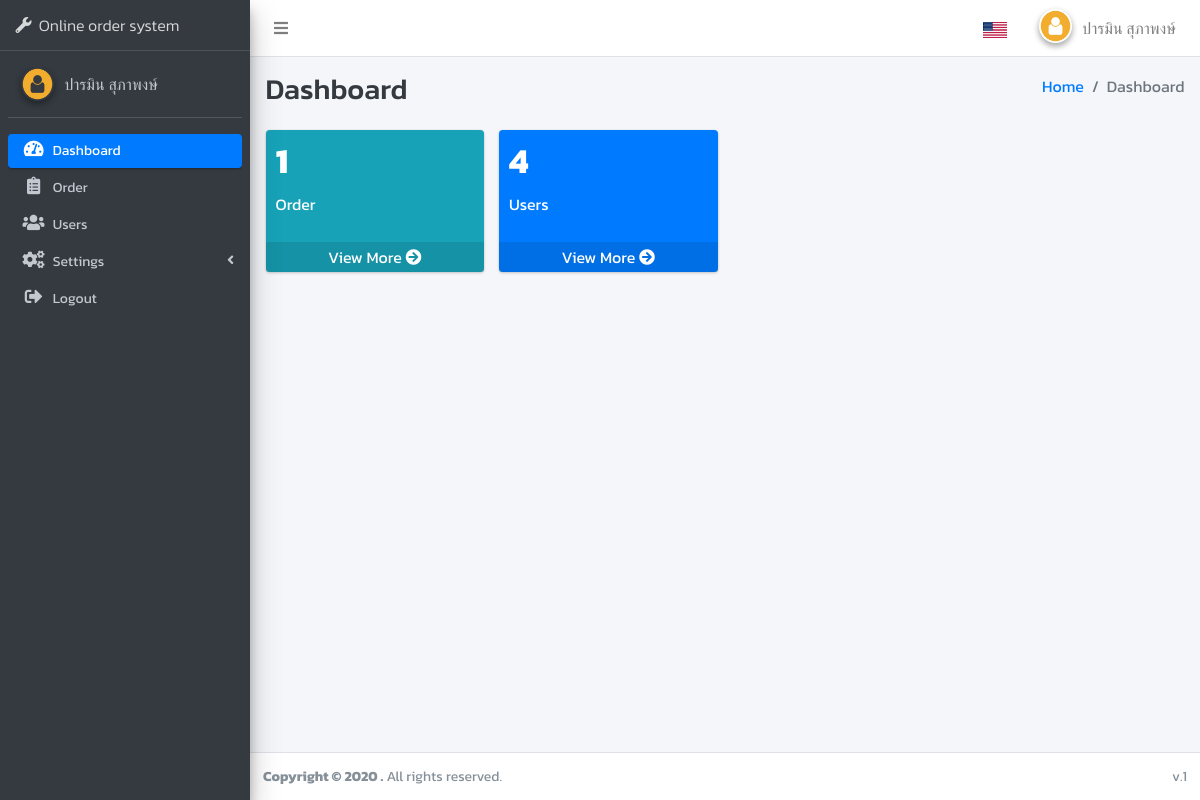
Page /index.php (signed in) on the committed database.
### tables this page shows
CREATE TABLE `ui_language` (
  `id` int(11) NOT NULL,
  `en` text NOT NULL,
  `th` text NOT NULL
);

### db_function/function.php (the view, shortened to what this page needs)
<?php
function lang($text, $echo = true){
    global $conn;
    $lang = isset($_SESSION["LANGUAGE"]) ? $_SESSION["LANGUAGE"] : "en" ;
    $stmt =  $conn->prepare(" DESCRIBE ui_language   ");
    $stmt->bindParam(":lang",$lang);
    $stmt->execute();
    $data = $stmt->fetchAll(PDO::FETCH_ASSOC);
    $conditions = false;
    if($data === FALSE){
        if($echo){
            echo $text;
        }else{
            return $text;
        }
    }else{
        foreach($data as $row){
            if($row["Field"] == $lang){
                $conditions = true;
            }
        }
        if($conditions){
            $stmt =  $conn->prepare("SELECT * FROM ui_language WHERE en = :txt OR th = :txt ");
            $stmt->bindParam(":txt",$text, PDO::PARAM_STR);
            $stmt->execute();
            $data = $stmt->fetch(PDO::FETCH_ASSOC);
            if($data === FALSE){
                $sql = "INSERT INTO `ui_language` SET ";
                $sql .= " en = :txt ";
                $stmt = $conn->prepare($sql);
                $stmt->bindParam(":txt",$text);
                $result = $stmt->execute();
                if($echo){
                    echo $text;
                }else{
                    return $text;
                }
            }else{
                $txt_lang = !empty($data[$lang]) ? $data[$lang] : $data["en"];
                if($echo){
                    echo $txt_lang;
                }else{
                    return $txt_lang;
                }
            }
        }
    }
}
?>

### rows in the picture
ui_language: en "Online order system"
ui_language: en "Dashboard Dashboard Dashboard"
ui_language: en "Order Order"
ui_language: en "Users Users"
ui_language: en "Settings"
ui_language: en "Logout"
ui_language: en "Home"
ui_language: en "View More View More"

### other values in the picture
$_SESSION["FIRST_NAME"] "ปารมิน"
$_SESSION["LAST_NAME"] "สุภาพงษ์"
$count_repair_today "1"
$count_users "4"
